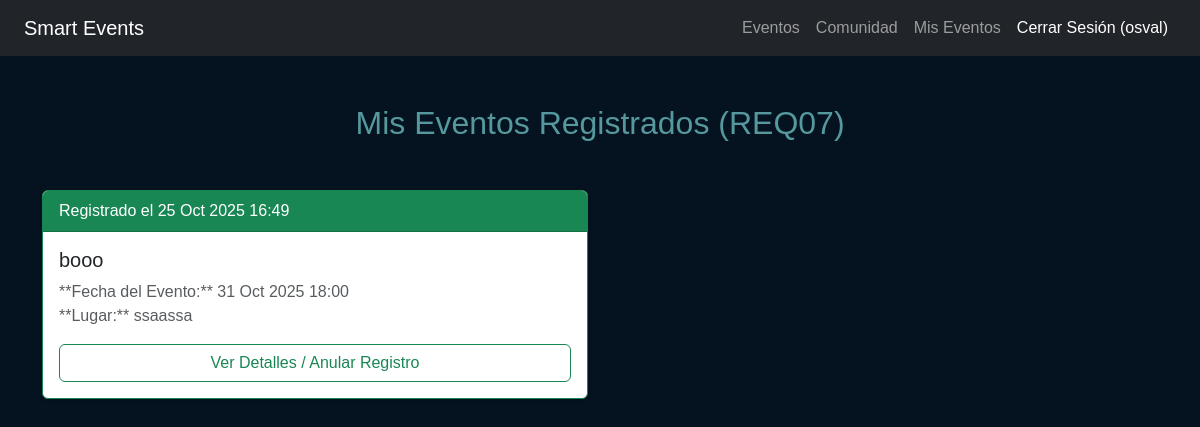
Page /mis-eventos/ (signed in) on the earlier database version.
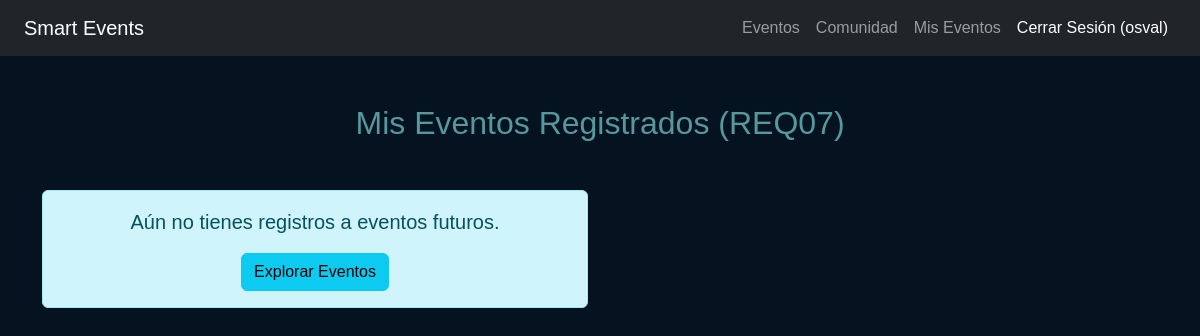
Same page on the later database version.
### myapp/models.py (models this page shows, shortened)
class Registro(models.Model):
    usuario = models.ForeignKey(settings.AUTH_USER_MODEL, on_delete=models.CASCADE)
    evento = models.ForeignKey('Evento', on_delete=models.CASCADE)
    fecha_registro = models.DateTimeField(auto_now_add=True)
    class Meta:
        unique_together = ('usuario', 'evento')
        verbose_name_plural = "Registros"

class Evento(models.Model):
    titulo = models.CharField(max_length=200)
    descripcion = models.TextField()
    fecha_hora = models.DateTimeField()
    lugar = models.CharField(max_length=200)
    imagen_url = models.CharField(max_length=500, default='img/default_event.jpg')
    valor = models.DecimalField(max_digits=10, decimal_places=2, default=0.00)
    cupo_total = models.IntegerField(default=0)

### myapp/views.py (the view)
# urls.py: path('mis-eventos/', MisRegistrosListView.as_view(), name='mis_registros'),
class MisRegistrosListView(LoginRequiredMixin, ListView):
    model = Registro
    template_name = 'myapp/mis_registros.html'
    context_object_name = 'mis_registros'
    def get_queryset(self):
        return Registro.objects.filter(
            usuario=self.request.user,
            evento__fecha_hora__gte=now()
        ).select_related('evento').order_by('evento__fecha_hora')

### myapp/templates/myapp/mis_registros.html (shortened to what this page needs)
{% extends "myapp/base.html" %}
{% load static %}
{% block content %}
<main class="container py-5">
    <h2 class="text-center mb-5">Mis Eventos Registrados (REQ07)</h2>
    <div id="registros-container" class="row row-cols-1 row-cols-md-2 g-4">
        {% for registro in mis_registros %}
        {% with evento=registro.evento %}
        <div class="col">
            <div class="card h-100 shadow-sm border-success">
                <div class="card-header bg-success text-white">
                    Registrado el {{ registro.fecha_registro|date:"d M Y H:i" }}
                </div>
                <div class="card-body d-flex flex-column">
                    <h5 class="card-title">{{ evento.titulo }}</h5>
                    <p class="card-text text-muted">
                        **Fecha del Evento:** {{ evento.fecha_hora|date:"d M Y H:i" }} <br>
                        **Lugar:** {{ evento.lugar }}
                    </p>
                    <a href="{% url 'detalle_evento' evento.pk %}" class="btn btn-outline-success mt-auto">
                        Ver Detalles / Anular Registro
                    </a>
                </div>
            </div>
        </div>
        {% endwith %}
        {% empty %}
        <div class="col-12 text-center">
            <div class="alert alert-info">
                <p class="lead">Aún no tienes registros a eventos futuros.</p>
                <a href="{% url 'eventos' %}" class="btn btn-info">Explorar Eventos</a>
            </div>
        </div>
        {% endfor %}
    </div>
</main>
{% endblock content %}

Differences in the rows shown:
removed Registro: fecha_registro "25 Oct 2025 16:49", evento.titulo "booo", evento.fecha_hora "31 Oct 2025 18:00", evento.lugar "ssaassa"
Other differences:
text now shown: "Aún no tienes registros a eventos futuros. Explorar Eventos"
